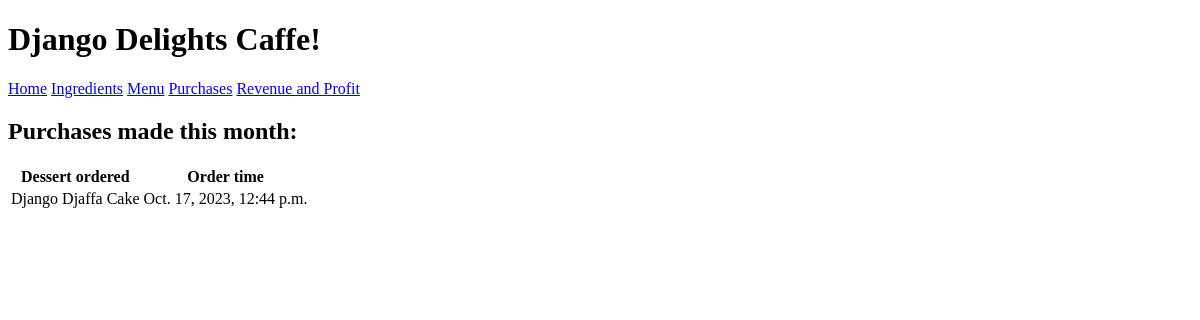
Before: /purchases/list with the older database file.
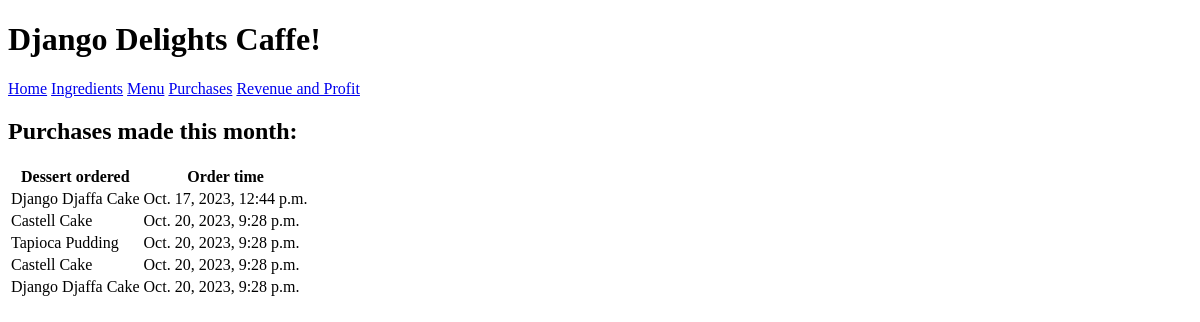
After: the same page with the newer database file.
### inventory/models.py (models this page shows, shortened)
class Purchase(models.Model):
  menu_item = models.ForeignKey(MenuItem, on_delete=models.CASCADE)
  timestamp = models.DateTimeField(default=datetime.now(), blank=True)

class MenuItem(models.Model):
  title = models.CharField(max_length=50)
  price = models.FloatField(default=0.0)

### inventory/views.py (the view)
# urls.py: path('purchases/list', views.PurchaseView.as_view(), name="purchases"),
class PurchaseView(ListView):
    model = Purchase
    template_name = "inventory/purchases.html"
    def get_context_data(self):
        context = super().get_context_data()
        context["purchases"] = Purchase.objects.all()
        return context

### inventory/templates/inventory/purchases.html
{% extends 'base.html' %} {% block content %}
<h2>Purchases made this month:</h2>
<table>
  <thead>
    <tr>
      <th>Dessert ordered</th>
      <th>Order time</th>
    </tr>
  </thead>
  <tbody>
    {% for purchase in purchases %}
    <tr>
      <td>{{ purchase.menu_item.title }}</td>
      <td>{{ purchase.timestamp }}</td>
    </tr>
    {% endfor %}
  </tbody>
</table>
{% endblock %}

Changed rows visible on the page:
added Purchase: menu_item "Castell Cake", timestamp "Oct. 20, 2023, 9:28 p.m."
added Purchase: menu_item "Tapioca Pudding", timestamp "Oct. 20, 2023, 9:28 p.m."
added Purchase: menu_item "Castell Cake", timestamp "Oct. 20, 2023, 9:28 p.m."
added Purchase: menu_item "Django Djaffa Cake", timestamp "Oct. 20, 2023, 9:28 p.m."
